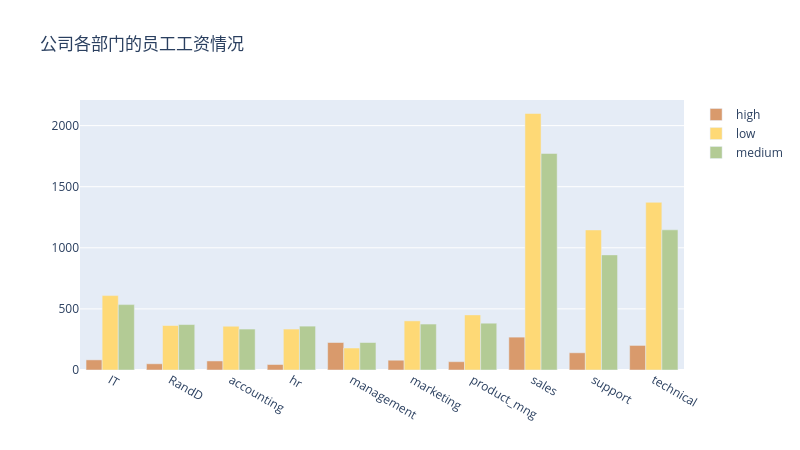

The cell this chart's notebook holds for it:
### Code cell
data = []
for i in range(3):
    trace = Bar(x=depart_salary_table.index, y=depart_salary_table[i],name=salary_dict[i],marker=dict(color=colors[i+2]))
    data.append(trace)
layout = Layout(title="公司各部门的员工工资情况",width=800,height=450,xaxis = dict(tickmode="array",tickvals=list(department_dict.keys()),ticktext=list(department_dict.values())))
iplot(Figure(data = data,layout = layout))

### Figure 1 — Plotly figure (JSON) as saved in the notebook; plotly's stock layout.template omitted (floating-point values rounded to 4 significant figures)
{"data": [{"marker": {"color": "#d99a6c"}, "name": "high", "type": "bar", "x": [0, 1, 2, 3, 4, 5, 6, 7, 8, 9], "y": [83, 51, 74, 45, 225, 80, 68, 269, 141, 201]}, {"marker": {"color": "#fed976"}, "name": "low", "type": "bar", "x": [0, 1, 2, 3, 4, 5, 6, 7, 8, 9], "y": [609, 364, 358, 335, 180, 402, 451, 2099, 1146, 1372]}, {"marker": {"color": "#b3cb95"}, "name": "medium", "type": "bar", "x": [0, 1, 2, 3, 4, 5, 6, 7, 8, 9], "y": [535, 372, 335, 359, 225, 376, 383, 1772, 942, 1147]}], "layout": {"height": 450, "title": {"text": "公司各部门的员工工资情况"}, "width": 800, "xaxis": {"tickmode": "array", "ticktext": ["IT", "RandD", "accounting", "hr", "management", "marketing", "product_mng", "sales", "support", "technical"], "tickvals": [0, 1, 2, 3, 4, 5, 6, 7, 8, 9]}}}
